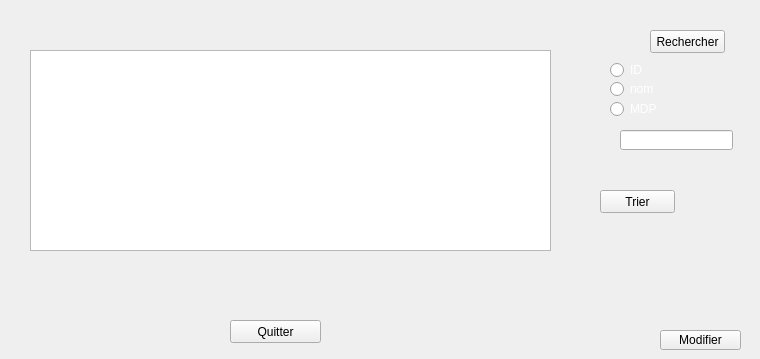
      <widget class="QWidget" name="tab_29">
       <attribute name="title">
        <string>consulter liste</string>
       </attribute>
       <widget class="QLineEdit" name="lineEdit_rechercher">
        <property name="geometry">
         <rect>
          <x>620</x>
          <y>130</y>
          <width>113</width>
          <height>20</height>
         </rect>
        </property>
        <property name="styleSheet">
         <string notr="true">font: 10pt &quot;MS Shell Dlg 2&quot;;</string>
        </property>
       </widget>
       <widget class="QRadioButton" name="radioButton_mdp">
        <property name="geometry">
         <rect>
          <x>610</x>
          <y>100</y>
          <width>61</width>
          <height>18</height>
         </rect>
        </property>
        <property name="styleSheet">
         <string notr="true">color: rgb(255, 255, 255);</string>
        </property>
        <property name="text">
         <string>MDP</string>
        </property>
       </widget>
       <widget class="QPushButton" name="tri_button">
        <property name="geometry">
         <rect>
          <x>600</x>
          <y>190</y>
          <width>75</width>
          <height>23</height>
         </rect>
        </property>
        <property name="styleSheet">
         <string notr="true">QPushButton:hover{
	background-color: rgb(255, 0, 255);
}</string>
        </property>
        <property name="text">
         <string>Trier</string>
        </property>
       </widget>
       <widget class="QRadioButton" name="radioButton_nom">
        <property name="geometry">
         <rect>
          <x>610</x>
          <y>80</y>
          <width>51</width>
          <height>18</height>
         </rect>
        </property>
        <property name="styleSheet">
         <string notr="true">color: rgb(255, 255, 255);
</string>
        </property>
        <property name="text">
         <string>nom</string>
        </property>
       </widget>
       <widget class="QPushButton" name="pushButton_recherche">
        <property name="geometry">
         <rect>
          <x>650</x>
          <y>30</y>
          <width>75</width>
          <height>23</height>
         </rect>
        </property>
        <property name="text">
         <string>Rechercher</string>
        </property>
       </widget>
       <widget class="QPushButton" name="modifier_button">
        <property name="geometry">
         <rect>
          <x>660</x>
          <y>330</y>
          <width>81</width>
          <height>20</height>
         </rect>
        </property>
        <property name="styleSheet">
         <string notr="true">QPushButton:hover{
	background-color: rgb(255, 0, 255);
}</string>
        </property>
        <property name="text">
         <string>Modifier</string>
        </property>
        <property name="checkable">
         <bool>true</bool>
        </property>
       </widget>
       <widget class="QRadioButton" name="radioButton_ID">
        <property name="geometry">
         <rect>
          <x>610</x>
          <y>60</y>
          <width>51</width>
          <height>20</height>
         </rect>
        </property>
        <property name="styleSheet">
         <string notr="true">color: rgb(255, 255, 255);</string>
        </property>
        <property name="text">
         <string>ID</string>
        </property>
       </widget>
       <widget class="QPushButton" name="quit_button">
        <property name="geometry">
         <rect>
          <x>230</x>
          <y>320</y>
          <width>91</width>
          <height>23</height>
         </rect>
        </property>
        <property name="styleSheet">
         <string notr="true">QPushButton:hover{
	background-color: rgb(255, 0, 255);
}</string>
        </property>
        <property name="text">
         <string>Quitter</string>
        </property>
       </widget>
       <widget class="QTableView" name="tableemploye">
        <property name="geometry">
         <rect>
          <x>30</x>
          <y>50</y>
          <width>521</width>
          <height>201</height>
         </rect>
        </property>
       </widget>
       <widget class="QLabel" name="label_81">
        <property name="geometry">
         <rect>
          <x>674</x>
          <y>65</y>
          <width>61</width>
          <height>41</height>
         </rect>
        </property>
        <property name="styleSheet">
         <string notr="true">image: url(:/new/prefix1/img/rech.png);</string>
        </property>
        <property name="text">
         <string/>
        </property>
       </widget>
       <widget class="QLabel" name="label_82">
        <property name="geometry">
         <rect>
          <x>680</x>
          <y>170</y>
          <width>71</width>
          <height>41</height>
         </rect>
        </property>
        <property name="styleSheet">
         <string notr="true">image: url(:/new/prefix1/img/tri.png);</string>
        </property>
        <property name="text">
         <string/>
        </property>
       </widget>
       <widget class="QLabel" name="label_83">
        <property name="geometry">
         <rect>
          <x>690</x>
          <y>270</y>
          <width>55</width>
          <height>41</height>
         </rect>
        </property>
        <property name="styleSheet">
         <string notr="true">image: url(:/new/prefix1/img/modifier.png);</string>
        </property>
        <property name="text">
         <string/>
        </property>
       </widget>
      </widget>
